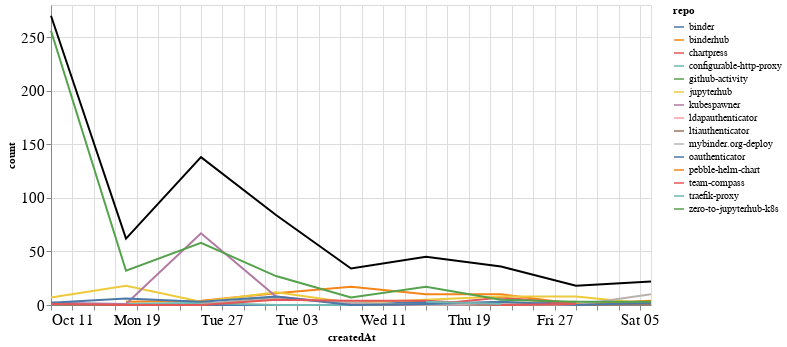

Notebook code for this chart:
### Markdown cell above
### Comments

### Code cell
comments_time = comments.groupby('repo').resample('W', on='createdAt').count()['author'].reset_index()
comments_time = comments_time.rename(columns={'author': 'count'})
comments_time_total = comments_time.groupby('createdAt').agg({"count": "sum"}).reset_index()
ch1 = alt.Chart(comments_time, width=600).mark_line().encode(
    x='createdAt',
    y='count',
    color='repo',
    tooltip="repo"
)

ch2 = alt.Chart(comments_time_total, width=600).mark_line(color="black").encode(
    x='createdAt',
    y='count',
)

ch1 + ch2

### Figure 1 — Vega-Lite specification as saved in the notebook (floating-point values rounded to 4 significant figures)
{"config": {"axisLeft": {"labelFontSize": 15}, "axisBottom": {"labelFontSize": 15}}, "layer": [{"data": {"name": "data-1da784da82f5f8d87709548eb8776963"}, "mark": "line", "encoding": {"color": {"type": "nominal", "field": "repo"}, "tooltip": {"type": "nominal", "field": "repo"}, "x": {"type": "temporal", "field": "createdAt"}, "y": {"type": "quantitative", "field": "count"}}, "width": 600}, {"data": {"name": "data-87b7a61fe9f3afac216c82bb41e774db"}, "mark": {"type": "line", "color": "black"}, "encoding": {"x": {"type": "temporal", "field": "createdAt"}, "y": {"type": "quantitative", "field": "count"}}, "width": 600}], "$schema": "https://vega.github.io/schema/vega-lite/v4.8.1.json", "datasets": {"data-1da784da82f5f8d87709548eb8776963": [{"repo": "binder", "createdAt": "2020-10-11T00:00:00", "count": 1}, {"repo": "binder", "createdAt": "2020-10-18T00:00:00", "count": 1}, {"repo": "binder", "createdAt": "2020-10-25T00:00:00", "count": 0}, {"repo": "binder", "createdAt": "2020-11-01T00:00:00", "count": 0}, {"repo": "binder", "createdAt": "2020-11-08T00:00:00", "count": 0}, {"repo": "binder", "createdAt": "2020-11-15T00:00:00", "count": 3}, {"repo": "binder", "createdAt": "2020-11-22T00:00:00", "count": 0}, {"repo": "binder", "createdAt": "2020-11-29T00:00:00", "count": 3}, {"repo": "binderhub", "createdAt": "2020-10-18T00:00:00", "count": 3}, {"repo": "binderhub", "createdAt": "2020-10-25T00:00:00", "count": 4}, {"repo": "binderhub", "createdAt": "2020-11-01T00:00:00", "count": 11}, {"repo": "binderhub", "createdAt": "2020-11-08T00:00:00", "count": 17}, {"repo": "binderhub", "createdAt": "2020-11-15T00:00:00", "count": 10}, {"repo": "binderhub", "createdAt": "2020-11-22T00:00:00", "count": 10}, {"repo": "binderhub", "createdAt": "2020-11-29T00:00:00", "count": 1}, {"repo": "binderhub", "createdAt": "2020-12-06T00:00:00", "count": 4}, {"repo": "chartpress", "createdAt": "2020-11-08T00:00:00", "count": 1}, {"repo": "chartpress", "createdAt": "2020-11-15T00:00:00", "count": 0}, {"repo": "chartpress", "createdAt": "2020-11-22T00:00:00", "count": 7}, {"repo": "chartpress", "createdAt": "2020-11-29T00:00:00", "count": 1}, {"repo": "configurable-http-proxy", "createdAt": "2020-10-18T00:00:00", "count": 1}, {"repo": "configurable-http-proxy", "createdAt": "2020-10-25T00:00:00", "count": 2}, {"repo": "configurable-http-proxy", "createdAt": "2020-11-01T00:00:00", "count": 0}, {"repo": "configurable-http-proxy", "createdAt": "2020-11-08T00:00:00", "count": 0}, {"repo": "configurable-http-proxy", "createdAt": "2020-11-15T00:00:00", "count": 1}, {"repo": "github-activity", "createdAt": "2020-10-11T00:00:00", "count": 1}, {"repo": "github-activity", "createdAt": "2020-10-18T00:00:00", "count": 0}, {"repo": "github-activity", "createdAt": "2020-10-25T00:00:00", "count": 0}, {"repo": "github-activity", "createdAt": "2020-11-01T00:00:00", "count": 7}, {"repo": "jupyterhub", "createdAt": "2020-10-11T00:00:00", "count": 7}, {"repo": "jupyterhub", "createdAt": "2020-10-18T00:00:00", "count": 18}, {"repo": "jupyterhub", "createdAt": "2020-10-25T00:00:00", "count": 3}, {"repo": "jupyterhub", "createdAt": "2020-11-01T00:00:00", "count": 12}, {"repo": "jupyterhub", "createdAt": "2020-11-08T00:00:00", "count": 2}, {"repo": "jupyterhub", "createdAt": "2020-11-15T00:00:00", "count": 5}, {"repo": "jupyterhub", "createdAt": "2020-11-22T00:00:00", "count": 8}, {"repo": "jupyterhub", "createdAt": "2020-11-29T00:00:00", "count": 8}, {"repo": "jupyterhub", "createdAt": "2020-12-06T00:00:00", "count": 1}, {"repo": "kubespawner", "createdAt": "2020-10-11T00:00:00", "count": 2}, {"repo": "kubespawner", "createdAt": "2020-10-18T00:00:00", "count": 1}, {"repo": "kubespawner", "createdAt": "2020-10-25T00:00:00", "count": 67}, {"repo": "kubespawner", "createdAt": "2020-11-01T00:00:00", "count": 8}, {"repo": "kubespawner", "createdAt": "2020-11-08T00:00:00", "count": 1}, {"repo": "kubespawner", "createdAt": "2020-11-15T00:00:00", "count": 0}, {"repo": "kubespawner", "createdAt": "2020-11-22T00:00:00", "count": 0}, {"repo": "kubespawner", "createdAt": "2020-11-29T00:00:00", "count": 1}, {"repo": "ldapauthenticator", "createdAt": "2020-12-06T00:00:00", "count": 1}, {"repo": "ltiauthenticator", "createdAt": "2020-11-15T00:00:00", "count": 1}, {"repo": "ltiauthenticator", "createdAt": "2020-11-22T00:00:00", "count": 0}, {"repo": "ltiauthenticator", "createdAt": "2020-11-29T00:00:00", "count": 0}, {"repo": "ltiauthenticator", "createdAt": "2020-12-06T00:00:00", "count": 1}, {"repo": "mybinder.org-deploy", "createdAt": "2020-10-25T00:00:00", "count": 1}, {"repo": "mybinder.org-deploy", "createdAt": "2020-11-01T00:00:00", "count": 6}, {"repo": "mybinder.org-deploy", "createdAt": "2020-11-08T00:00:00", "count": 2}, {"repo": "mybinder.org-deploy", "createdAt": "2020-11-15T00:00:00", "count": 0}, {"repo": "mybinder.org-deploy", "createdAt": "2020-11-22T00:00:00", "count": 1}, {"repo": "mybinder.org-deploy", "createdAt": "2020-11-29T00:00:00", "count": 0}, {"repo": "mybinder.org-deploy", "createdAt": "2020-12-06T00:00:00", "count": 10}, {"repo": "oauthenticator", "createdAt": "2020-10-11T00:00:00", "count": 2}, {"repo": "oauthenticator", "createdAt": "2020-10-18T00:00:00", "count": 6}, {"repo": "oauthenticator", "createdAt": "2020-10-25T00:00:00", "count": 3}, {"repo": "oauthenticator", "createdAt": "2020-11-01T00:00:00", "count": 8}, {"repo": "oauthenticator", "createdAt": "2020-11-08T00:00:00", "count": 0}, {"repo": "oauthenticator", "createdAt": "2020-11-15T00:00:00", "count": 1}, {"repo": "oauthenticator", "createdAt": "2020-11-22T00:00:00", "count": 3}, {"repo": "oauthenticator", "createdAt": "2020-11-29T00:00:00", "count": 0}, {"repo": "oauthenticator", "createdAt": "2020-12-06T00:00:00", "count": 2}, {"repo": "pebble-helm-chart", "createdAt": "2020-11-22T00:00:00", "count": 1}, {"repo": "team-compass", "createdAt": "2020-10-11T00:00:00", "count": 1}, {"repo": "team-compass", "createdAt": "2020-10-18T00:00:00", "count": 0}, {"repo": "team-compass", "createdAt": "2020-10-25T00:00:00", "count": 0}, {"repo": "team-compass", "createdAt": "2020-11-01T00:00:00", "count": 5}, {"repo": "team-compass", "createdAt": "2020-11-08T00:00:00", "count": 4}, {"repo": "team-compass", "createdAt": "2020-11-15T00:00:00", "count": 4}, {"repo": "team-compass", "createdAt": "2020-11-22T00:00:00", "count": 0}, {"repo": "team-compass", "createdAt": "2020-11-29T00:00:00", "count": 1}, {"repo": "traefik-proxy", "createdAt": "2020-11-15T00:00:00", "count": 3}, {"repo": "traefik-proxy", "createdAt": "2020-11-22T00:00:00", "count": 1}, {"repo": "zero-to-jupyterhub-k8s", "createdAt": "2020-10-11T00:00:00", "count": 256}, {"repo": "zero-to-jupyterhub-k8s", "createdAt": "2020-10-18T00:00:00", "count": 32}, {"repo": "zero-to-jupyterhub-k8s", "createdAt": "2020-10-25T00:00:00", "count": 58}, {"repo": "zero-to-jupyterhub-k8s", "createdAt": "2020-11-01T00:00:00", "count": 27}, {"repo": "zero-to-jupyterhub-k8s", "createdAt": "2020-11-08T00:00:00", "count": 7}, {"repo": "zero-to-jupyterhub-k8s", "createdAt": "2020-11-15T00:00:00", "count": 17}, {"repo": "zero-to-jupyterhub-k8s", "createdAt": "2020-11-22T00:00:00", "count": 5}, {"repo": "zero-to-jupyterhub-k8s", "createdAt": "2020-11-29T00:00:00", "count": 3}, {"repo": "zero-to-jupyterhub-k8s", "createdAt": "2020-12-06T00:00:00", "count": 3}], "data-87b7a61fe9f3afac216c82bb41e774db": [{"createdAt": "2020-10-11T00:00:00", "count": 270}, {"createdAt": "2020-10-18T00:00:00", "count": 62}, {"createdAt": "2020-10-25T00:00:00", "count": 138}, {"createdAt": "2020-11-01T00:00:00", "count": 84}, {"createdAt": "2020-11-08T00:00:00", "count": 34}, {"createdAt": "2020-11-15T00:00:00", "count": 45}, {"createdAt": "2020-11-22T00:00:00", "count": 36}, {"createdAt": "2020-11-29T00:00:00", "count": 18}, {"createdAt": "2020-12-06T00:00:00", "count": 22}]}}
